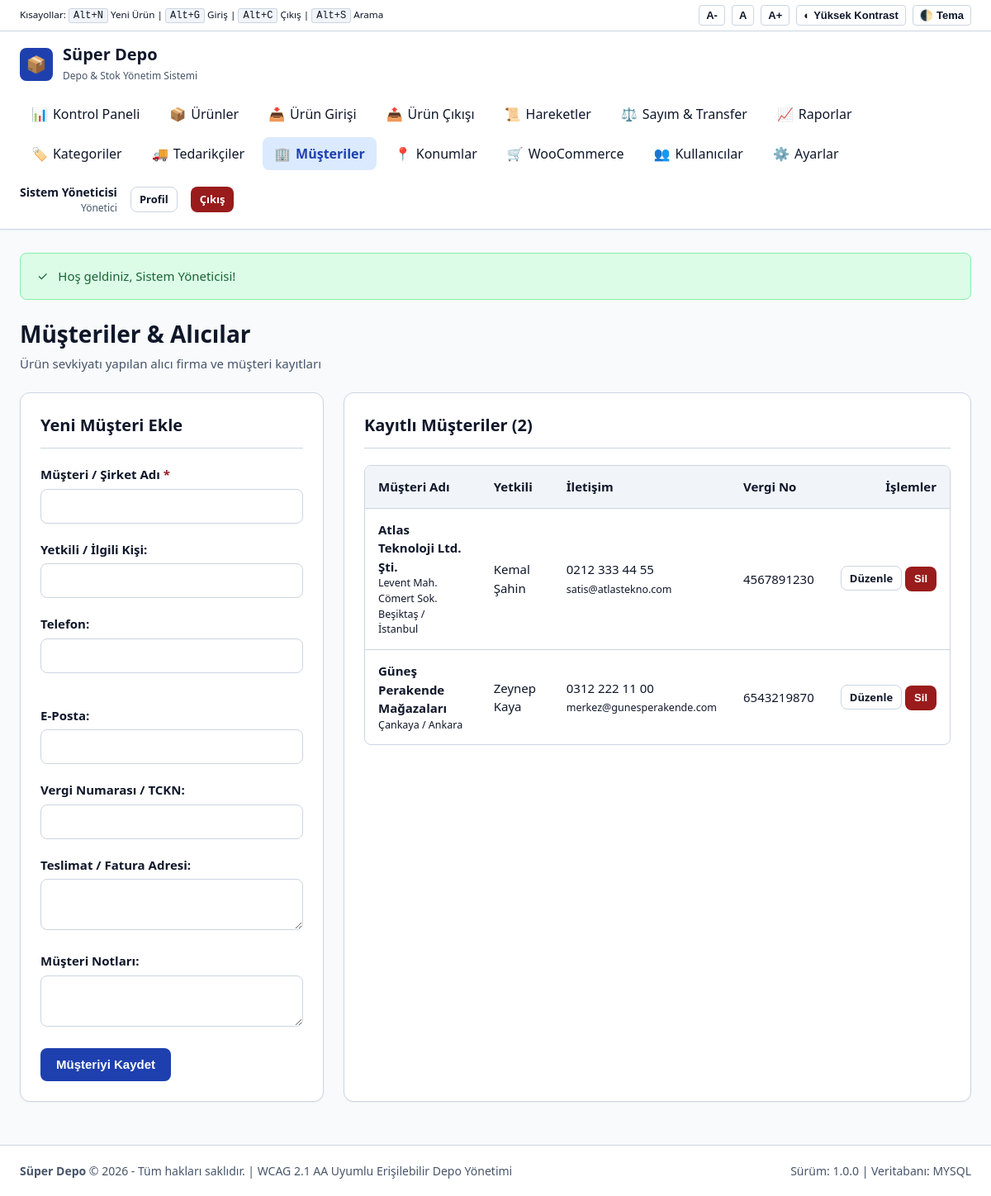
/customers.php (signed in), run on the app's committed database.
### tables this page shows
CREATE TABLE customers (
    id INT AUTO_INCREMENT PRIMARY KEY,
    name VARCHAR(150) NOT NULL,
    contact_person VARCHAR(100) NULL,
    phone VARCHAR(30) NULL,
    email VARCHAR(100) NULL,
    tax_number VARCHAR(50) NULL,
    address TEXT NULL,
    notes TEXT NULL,
    is_active TINYINT(1) NOT NULL DEFAULT 1,
    created_at TIMESTAMP DEFAULT CURRENT_TIMESTAMP
);

### includes/functions.php (called while the page is built, shortened)
<?php
function e(?string $str): string {
    return htmlspecialchars((string)($str ?? ''), ENT_QUOTES, 'UTF-8');
}

### customers.php (the view, shortened to what this page needs)
<?php
require_once __DIR__ . '/includes/header.php';
$db = get_db();
$customers = $db->query('SELECT * FROM customers WHERE is_active = 1 ORDER BY name ASC')->fetchAll();
$edit_cust = null;
?>
<div class="page-header">
    <div>
        <h1 class="page-title">Müşteriler & Alıcılar</h1>
        <p class="page-subtitle">Ürün sevkiyatı yapılan alıcı firma ve müşteri kayıtları</p>
    </div>
</div>
<div style="display: grid; grid-template-columns: repeat(auto-fit, minmax(320px, 1fr)); gap: 1.5rem;">
    <div class="card">
        <div class="card-header">
            <h2 class="card-title"><?= $edit_cust ? 'Müşteriyi Düzenle' : 'Yeni Müşteri Ekle' ?></h2>
        </div>
        <form action="customers.php" method="POST">
            <div class="form-group">
                <label for="name" class="form-label">Müşteri / Şirket Adı <span class="form-required">*</span></label>
                <input type="text" id="name" name="name" class="form-control" value="<?= e($edit_cust['name'] ?? '') ?>" required autofocus>
            </div>
            <div class="form-group">
                <label for="contact_person" class="form-label">Yetkili / İlgili Kişi:</label>
                <input type="text" id="contact_person" name="contact_person" class="form-control" value="<?= e($edit_cust['contact_person'] ?? '') ?>">
            </div>
            <div class="form-row">
                <div class="form-group">
                    <label for="phone" class="form-label">Telefon:</label>
                    <input type="tel" id="phone" name="phone" class="form-control" value="<?= e($edit_cust['phone'] ?? '') ?>">
                </div>
                <div class="form-group">
                    <label for="email" class="form-label">E-Posta:</label>
                    <input type="email" id="email" name="email" class="form-control" value="<?= e($edit_cust['email'] ?? '') ?>">
                </div>
            </div>
            <div class="form-group">
                <label for="tax_number" class="form-label">Vergi Numarası / TCKN:</label>
                <input type="text" id="tax_number" name="tax_number" class="form-control" value="<?= e($edit_cust['tax_number'] ?? '') ?>">
            </div>
            <div class="form-group">
                <label for="address" class="form-label">Teslimat / Fatura Adresi:</label>
                <textarea id="address" name="address" class="form-control" rows="2"><?= e($edit_cust['address'] ?? '') ?></textarea>
            </div>
            <div class="form-group">
                <label for="notes" class="form-label">Müşteri Notları:</label>
                <textarea id="notes" name="notes" class="form-control" rows="2"><?= e($edit_cust['notes'] ?? '') ?></textarea>
            </div>
            <div style="display: flex; gap: 0.5rem;">
                <button type="submit" class="btn btn-primary">
                    <?= $edit_cust ? 'Güncelle' : 'Müşteriyi Kaydet' ?>
                </button>
            </div>
        </form>
    </div>
    <div class="card" style="grid-column: span 2;">
        <div class="card-header">
            <h2 class="card-title">Kayıtlı Müşteriler (<?= count($customers) ?>)</h2>
        </div>
        <div class="table-responsive">
            <table class="data-table" aria-label="Müşteri Listesi">
                <thead>
                    <tr>
                        <th scope="col">Müşteri Adı</th>
                        <th scope="col">Yetkili</th>
                        <th scope="col">İletişim</th>
                        <th scope="col">Vergi No</th>
                        <th scope="col" style="text-align: right;">İşlemler</th>
                    </tr>
                </thead>
                <tbody>
                    <?php foreach ($customers as $c): ?>
                    <tr>
                        <td>
                            <strong><?= e($c['name']) ?></strong>
                            <?php if ($c['address']): ?>
                                <small class="text-muted" style="display: block;"><?= e($c['address']) ?></small>
                            <?php endif; ?>
                        </td>
                        <td><?= e($c['contact_person'] ?: '-') ?></td>
                        <td>
                            <?= e($c['phone'] ?: '') ?>
                            <?php if ($c['email']): ?>
                                <br><small class="text-muted"><?= e($c['email']) ?></small>
                            <?php endif; ?>
                        </td>
                        <td><?= e($c['tax_number'] ?: '-') ?></td>
                        <td style="text-align: right; white-space: nowrap;">
                            <a href="customers.php?edit=<?= (int)$c['id'] ?>" class="btn btn-sm btn-outline">Düzenle</a>
                            <form action="customers.php" method="POST" style="display: inline;" onsubmit="return confirm('Silmek istediğinizden emin misiniz?');">
                                <button type="submit" class="btn btn-sm btn-danger">Sil</button>
                            </form>
                        </td>
                    </tr>
                    <?php endforeach; ?>
                </tbody>
            </table>
        </div>
    </div>
</div>
<?php require_once __DIR__ . '/includes/footer.php'; ?>

### assets/css/style.css (style rules this page uses)
:root { --font-base: system-ui, -apple-system, BlinkMacSystemFont, 'Segoe UI', Roboto, Helvetica, Arial, sans-serif; --font-size-base: 1rem; --line-height: 1.5; --color-bg: #f8fafc; --color-surface: #ffffff; --color-surface-hover: #f1f5f9; --color-border: #cbd5e1; --color-border-focus: #0f172a; --color-text: #0f172a; --color-text-muted: #475569; --color-text-light: #ffffff; --color-primary: #1e40af; --color-primary-hover: #1e3a8a; --color-primary-light: #dbeafe; --color-success: #166534; --color-success-bg: #dcfce7; --color-success-border: #86efac; --color-warning: #92400e; --color-warning-bg: #fef3c7; --color-warning-border: #fcd34d; --color-danger: #991b1b; --color-danger-bg: #fee2e2; --color-danger-border: #fca5a5; --color-info: #075985; --color-info-bg: #e0f2fe; --color-info-border: #7dd3fc; --focus-ring: 3px solid #2563eb; --focus-offset: 2px; --radius-sm: 4px; --radius-md: 8px; --radius-lg: 12px; --shadow-sm: 0 1px 2px 0 rgb(0 0 0 / 0.05); --shadow-md: 0 4px 6px -1px rgb(0 0 0 / 0.1), 0 2px 4px -2px rgb(0 0 0 / 0.1); --shadow-lg: 0 10px 15px -3px rgb(0 0 0 / 0.1); }
*, *::before, *::after { box-sizing: border-box; margin: 0; padding: 0; }
html { font-size: var(--font-size-base); scroll-behavior: smooth; }
body { font-family: var(--font-base); line-height: var(--line-height); color: var(--color-text); background-color: var(--color-bg); min-height: 100vh; display: flex; flex-direction: column; }
.page-header { display: flex; justify-content: space-between; align-items: center; flex-wrap: wrap; gap: 1rem; margin-bottom: 1.5rem; }
.page-title { font-size: 1.75rem; font-weight: 700; color: var(--color-text); }
.page-subtitle { color: var(--color-text-muted); font-size: 0.9375rem; margin-top: 0.25rem; }
.card { background-color: var(--color-surface); border: 1px solid var(--color-border); border-radius: var(--radius-lg); box-shadow: var(--shadow-sm); padding: 1.5rem; margin-bottom: 1.5rem; }
.card-header { display: flex; justify-content: space-between; align-items: center; margin-bottom: 1.25rem; border-bottom: 1px solid var(--color-border); padding-bottom: 0.75rem; }
.card-title { font-size: 1.25rem; font-weight: 600; }
.btn { display: inline-flex; align-items: center; justify-content: center; gap: 0.5rem; padding: 0.625rem 1.125rem; font-size: 0.9375rem; font-weight: 600; border-radius: var(--radius-md); border: 1px solid transparent; cursor: pointer; text-decoration: none; transition: all 0.15s ease; line-height: 1.25; }
.btn-primary { background-color: var(--color-primary); color: #ffffff; }
.btn-danger { background-color: var(--color-danger); color: #ffffff; }
.btn-outline { background-color: transparent; border-color: var(--color-border); color: var(--color-text); }
.btn-sm { padding: 0.375rem 0.625rem; font-size: 0.8125rem; }
.form-group { margin-bottom: 1.25rem; }
.form-label { display: block; font-weight: 600; font-size: 0.9375rem; margin-bottom: 0.375rem; color: var(--color-text); }
.form-required { color: var(--color-danger); font-weight: bold; }
.form-control { width: 100%; padding: 0.625rem 0.875rem; font-size: 0.9375rem; font-family: inherit; color: var(--color-text); background-color: var(--color-surface); border: 1px solid var(--color-border); border-radius: var(--radius-md); transition: border-color 0.15s ease; }
.form-row { display: grid; grid-template-columns: repeat(auto-fit, minmax(220px, 1fr)); gap: 1.25rem; }
.table-responsive { width: 100%; overflow-x: auto; border: 1px solid var(--color-border); border-radius: var(--radius-md); background: var(--color-surface); margin-bottom: 1.25rem; }
.data-table { width: 100%; border-collapse: collapse; text-align: left; font-size: 0.9375rem; }
.data-table th, .data-table td { padding: 0.875rem 1rem; border-bottom: 1px solid var(--color-border); vertical-align: middle; }
.data-table th { background-color: var(--color-surface-hover); color: var(--color-text); font-weight: 600; white-space: nowrap; }
.data-table tbody tr:last-child td { border-bottom: none; }

### data on the page
customers: name "Atlas Teknoloji Ltd. Şti.", address "Levent Mah. Cömert Sok. Beşiktaş / İstanbul", contact_person "Kemal Şahin", phone "0212 333 44 55", email "satis@atlastekno.com", tax_number "4567891230"
customers: name "Güneş Perakende Mağazaları", address "Çankaya / Ankara", contact_person "Zeynep Kaya", phone "0312 222 11 00", email "merkez@gunesperakende.com", tax_number "6543219870"

### other printed values
APP_NAME "Süper Depo"
$user['full_name'] "Sistem Yöneticisi"
$flash['message'] "Hoş geldiniz, Sistem Yöneticisi!"
count($customers) "2"
APP_VERSION "1.0.0"
DB_DRIVER "MYSQL"
